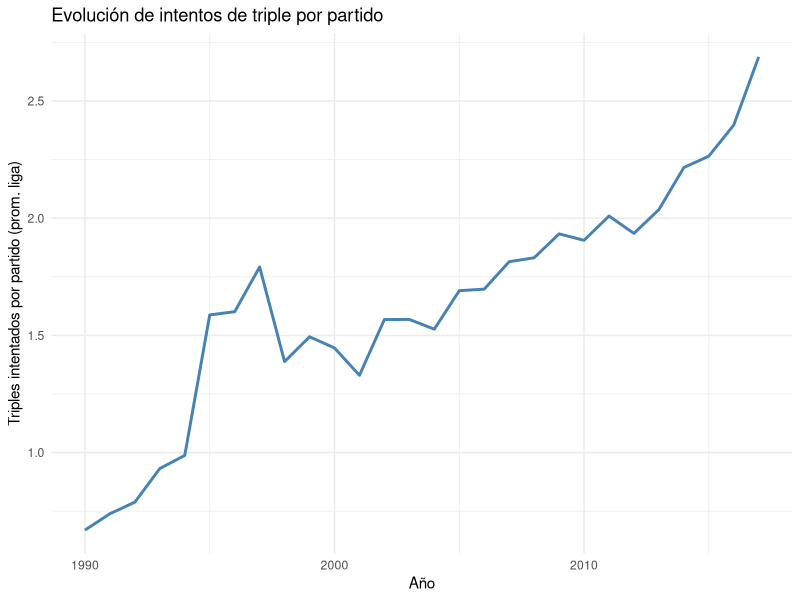
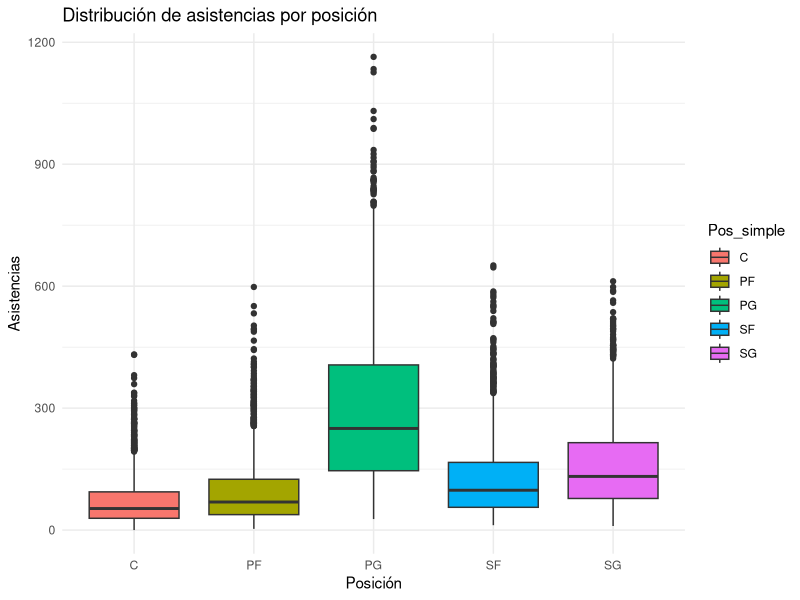

The R source for these figures, in order:
## ---- chunk 1
library(ggplot2)
library(dplyr)
library(tidyverse)
df <- read_csv("nba_stats.csv")
## ---- chunk 2
df_filtrado1 <- df %>% filter(MP >= 500) %>% mutate(X3PA_pg = X3PA / G)

evolucion_triple <- df_filtrado1 %>%
  group_by(Year) %>%
  summarise(prom_3PA = mean(X3PA_pg))

evolucion_triple |> ggplot(aes(x = Year, y = prom_3PA)) +
  geom_line(color = "steelblue", linewidth = 1) +
  labs(title = "Evolución de intentos de triple por partido",
       x = "Año", y = "Triples intentados por partido (prom. liga)") +
  theme_minimal()
## ---- chunk 3
df_filtrado2 <- df_filtrado1 %>% mutate(Pos_simple = str_split(Pos, "-", simplify = TRUE)[,1])

df_filtrado2 |>  ggplot(aes(x = Pos_simple, y = AST, fill = Pos_simple)) +
  geom_boxplot() +
  labs(title = "Distribución de asistencias por posición", x = "Posición", y = "Asistencias") +
  theme_minimal()
